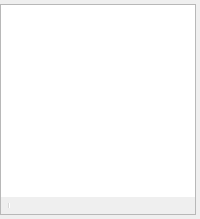
  <widget class="QDockWidget" name="scenesDock">
   <property name="enabled">
    <bool>true</bool>
   </property>
   <property name="focusPolicy">
    <enum>Qt::NoFocus</enum>
   </property>
   <property name="contextMenuPolicy">
    <enum>Qt::CustomContextMenu</enum>
   </property>
   <property name="layoutDirection">
    <enum>Qt::LeftToRight</enum>
   </property>
   <property name="autoFillBackground">
    <bool>false</bool>
   </property>
   <property name="floating">
    <bool>false</bool>
   </property>
   <property name="features">
    <set>QDockWidget::AllDockWidgetFeatures</set>
   </property>
   <property name="windowTitle">
    <string>Basic.Main.Scenes</string>
   </property>
   <attribute name="dockWidgetArea">
    <number>2</number>
   </attribute>
   <widget class="QWidget" name="dockWidgetContents_2">
    <layout class="QHBoxLayout" name="horizontalLayout">
     <property name="leftMargin">
      <number>0</number>
     </property>
     <property name="topMargin">
      <number>4</number>
     </property>
     <property name="rightMargin">
      <number>4</number>
     </property>
     <property name="bottomMargin">
      <number>4</number>
     </property>
     <item>
      <widget class="QFrame" name="scenesFrame">
       <property name="sizePolicy">
        <sizepolicy hsizetype="Expanding" vsizetype="Expanding">
         <horstretch>0</horstretch>
         <verstretch>0</verstretch>
        </sizepolicy>
       </property>
       <property name="minimumSize">
        <size>
         <width>160</width>
         <height>0</height>
        </size>
       </property>
       <property name="frameShape">
        <enum>QFrame::StyledPanel</enum>
       </property>
       <property name="frameShadow">
        <enum>QFrame::Sunken</enum>
       </property>
       <layout class="QVBoxLayout" name="verticalLayout">
        <property name="spacing">
         <number>0</number>
        </property>
        <property name="leftMargin">
         <number>0</number>
        </property>
        <property name="topMargin">
         <number>0</number>
        </property>
        <property name="rightMargin">
         <number>0</number>
        </property>
        <property name="bottomMargin">
         <number>0</number>
        </property>
        <item>
         <widget class="QListWidget" name="scenes">
          <property name="sizePolicy">
           <sizepolicy hsizetype="Preferred" vsizetype="Expanding">
            <horstretch>0</horstretch>
            <verstretch>0</verstretch>
           </sizepolicy>
          </property>
          <property name="contextMenuPolicy">
           <enum>Qt::CustomContextMenu</enum>
          </property>
          <property name="frameShape">
           <enum>QFrame::NoFrame</enum>
          </property>
          <property name="frameShadow">
           <enum>QFrame::Plain</enum>
          </property>
          <property name="showDropIndicator" stdset="0">
           <bool>true</bool>
          </property>
          <property name="dragEnabled">
           <bool>true</bool>
          </property>
          <property name="dragDropMode">
           <enum>QAbstractItemView::InternalMove</enum>
          </property>
          <property name="defaultDropAction">
           <enum>Qt::TargetMoveAction</enum>
          </property>
          <addaction name="actionRemoveScene"/>
         </widget>
        </item>
        <item>
         <widget class="QToolBar" name="scenesToolbar">
          <property name="iconSize">
           <size>
            <width>16</width>
            <height>16</height>
           </size>
          </property>
          <property name="floatable">
           <bool>false</bool>
          </property>
          <addaction name="actionAddScene"/>
          <addaction name="actionRemoveScene"/>
          <addaction name="separator"/>
          <addaction name="actionSceneUp"/>
          <addaction name="actionSceneDown"/>
         </widget>
        </item>
        <item>
         <spacer name="scenesFixedSizeHSpacer">
          <property name="orientation">
           <enum>Qt::Horizontal</enum>
          </property>
          <property name="sizeType">
           <enum>QSizePolicy::Fixed</enum>
          </property>
          <property name="sizeHint" stdset="0">
           <size>
            <width>150</width>
            <height>0</height>
           </size>
          </property>
         </spacer>
        </item>
       </layout>
      </widget>
     </item>
    </layout>
   </widget>
  </widget>
